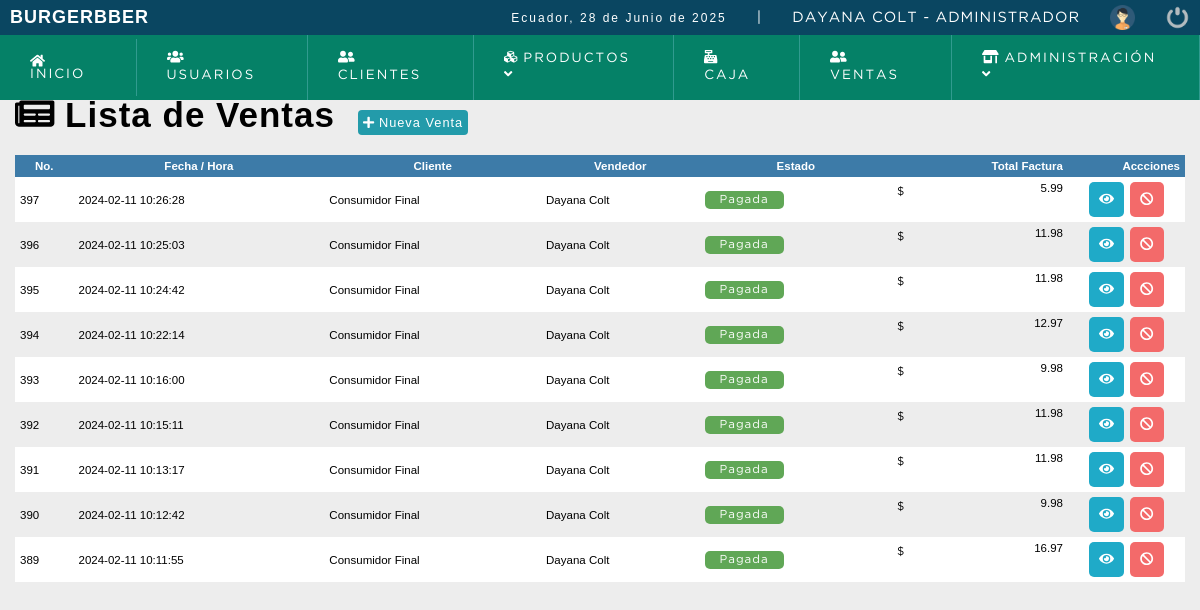
The app's page /sistema/ventas.php (signed in), older data.
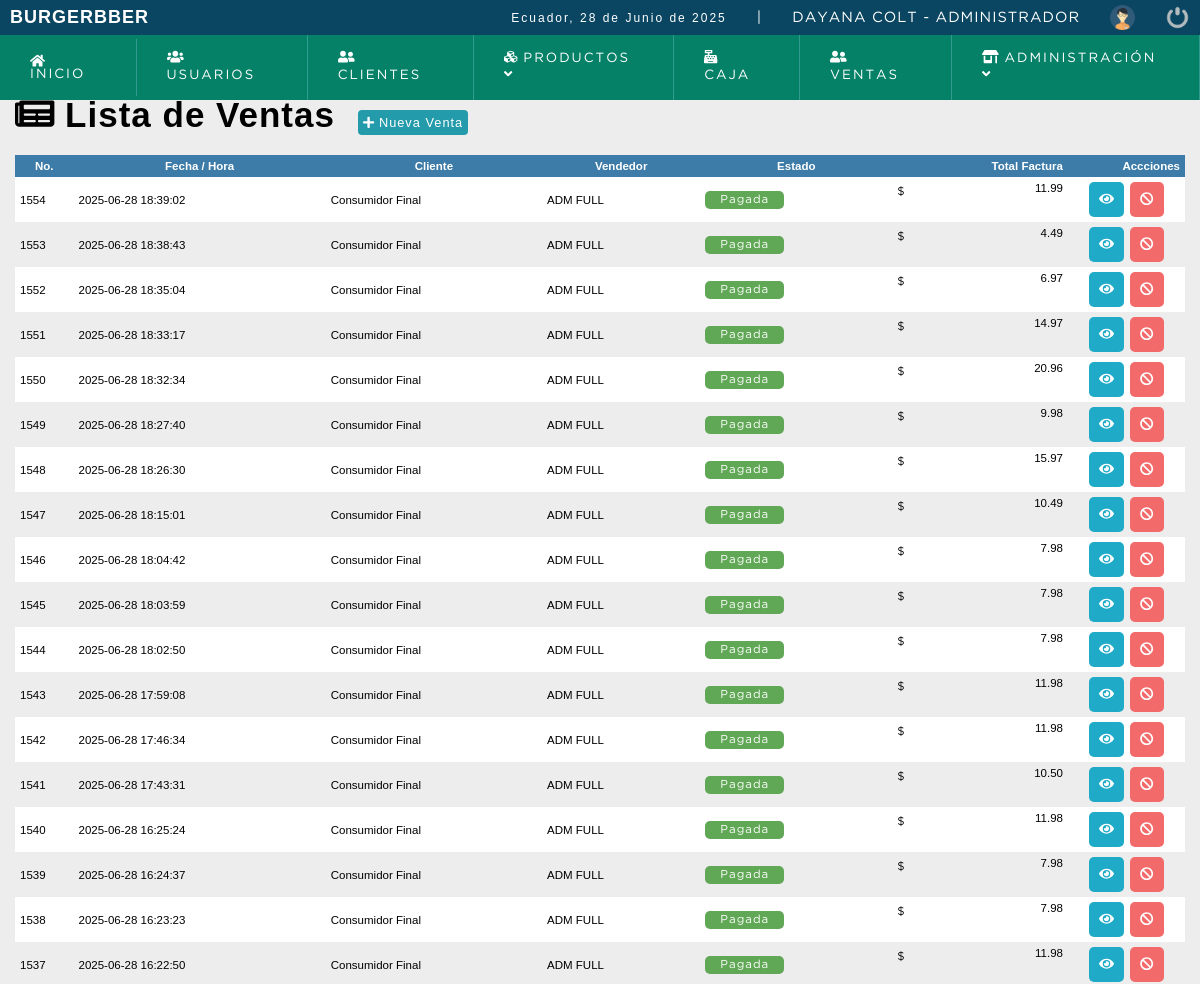
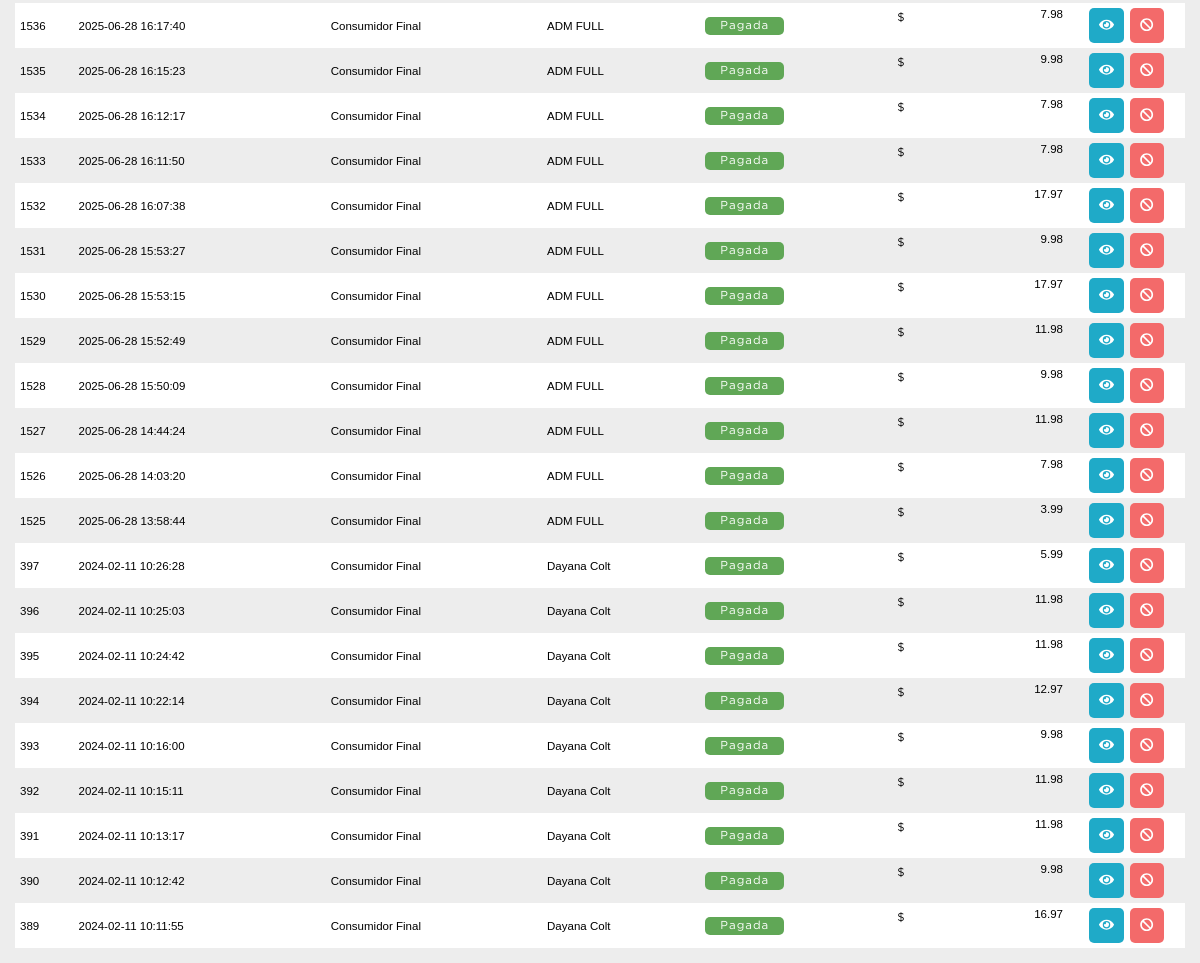
The same page, newer data (2 pictures, top to bottom).
### tables this page shows
CREATE TABLE IF NOT EXISTS `factura` (
  `nofactura` bigint NOT NULL AUTO_INCREMENT,
  `fecha` datetime NOT NULL DEFAULT CURRENT_TIMESTAMP,
  `usuario` int DEFAULT NULL,
  `codcliente` int DEFAULT NULL,
  `mesa` int NOT NULL,
  `totalfactura` decimal(10,2) DEFAULT NULL,
  `tipopago` int NOT NULL,
  `codigopago` varchar(20) DEFAULT NULL,
  `cupon` varchar(20) DEFAULT NULL,
  `caja` int DEFAULT NULL,
  `id_cierre` int DEFAULT NULL,
  `estatus` int NOT NULL DEFAULT '1',
  PRIMARY KEY (`nofactura`)
);

CREATE TABLE IF NOT EXISTS `clientes` (
  `id` int NOT NULL AUTO_INCREMENT,
  `usuario` varchar(10) NOT NULL,
  `nombre` varchar(20) NOT NULL,
  `p_apellido` varchar(20) NOT NULL,
  `s_apellido` varchar(20) NOT NULL,
  `correo_c` text NOT NULL,
  `direccion` text NOT NULL,
  `telefono` varchar(20) NOT NULL,
  `dateadd` datetime NOT NULL,
  `estatus` int NOT NULL DEFAULT '1',
  PRIMARY KEY (`id`)
);

CREATE TABLE IF NOT EXISTS `usuario` (
  `id` int NOT NULL,
  `usuario` int NOT NULL,
  `nombre` varchar(20) NOT NULL,
  `apellido` varchar(20) NOT NULL,
  `correo` text NOT NULL,
  `clave` varchar(100) NOT NULL,
  `rol` int NOT NULL,
  `lugar` int NOT NULL DEFAULT '0',
  `estatus` int NOT NULL DEFAULT '1',
  PRIMARY KEY (`usuario`),
  KEY `usuario_ibfk_1` (`rol`)
);

### sistema/includes/functions.php (called while the page is built, shortened)
<?php
	function fechaC(){
		$mes = array("","Enero",
					  "Febrero",
					  "Marzo",
					  "Abril",
					  "Mayo",
					  "Junio",
					  "Julio",
					  "Agosto",
					  "Septiembre",
					  "Octubre",
					  "Noviembre",
					  "Diciembre");
		return date('d')." de ". $mes[date('n')] . " de " . date('Y');
	}
 ?>

### sistema/ventas.php (the view, shortened to what this page needs)
<!DOCTYPE html>
<html lang="en">
<head>
	<?php include "includes/scripts.php"; ?>
</head>
<body>
	<?php include "includes/header.php"; ?>
	<section id="container">
		<h1><i class="fas fa-newspaper"></i> Lista de Ventas</h1>
		<?php
					if($_SESSION['rol'] == 1){
 					?>
		<a href="nueva_venta.php" class="btn_new"> <i class="fas fa-plus"></i> Nueva Venta</a>
		<?php } ?>
		<table id="myTable">
			<thead>
			<tr>
				<th class="wd5">No.</th>
				<th>Fecha / Hora</th>
				<th>Cliente</th>
				<th>Vendedor</th>
				<th>Estado</th>
				<th class="textright">Total Factura</th>
				<th class="textright wd10">Accciones</th>
			</tr>
			</thead>
			<?php
			$query = mysqli_query($conection,"SELECT f.nofactura,f.fecha,f.totalfactura,f.codcliente,f.estatus, u.nombre as vendedorn, u.apellido as vendedora, cl.nombre as clienten,
				cl.p_apellido as clientea1
				FROM factura f
				INNER JOIN usuario u
				ON f.usuario = u.usuario
				INNER JOIN clientes cl
				ON f.codcliente = cl.usuario
				WHERE f.estatus !=4
				ORDER BY f.fecha DESC ");
			$result = mysqli_num_rows($query);
			if($result > 0){
				while ($data= mysqli_fetch_array($query)){
					if($data ["estatus"]== 1){
							$estado = '<span class="pagada">Pagada</span>';
					}else if($data ["estatus"]== 2){
							$estado = '<span class="anulada">Anulada</span>';
					}else{
							$estado = '<span class="pagada inactive">Cerrada</span>';
					}
			?>
			<tr id="row_<?php echo $data["nofactura"];?>">
				<td><?php echo $data["nofactura"];?></td>
				<td><?php echo $data["fecha"];?></td>
				<td><?php echo $data["clienten"];?> <?php echo $data["clientea1"];?> </td>
				<td><?php echo $data["vendedorn"];?> <?php echo $data["vendedora"];?></td>
				<td><?php echo $estado?> </td>
				<td class="textright totalfactura"><span>$ </span><?php echo $data["totalfactura"];?></td>
				<td >
					<div class="div_acciones">
						<div>
							<button class="btn_view view_factura" type="button" cl="<?php echo $data["codcliente"];?>" f="<?php echo $data["nofactura"];?>"><i class="fas fa-eye"></i></button>
						</div>
					<?php
					if($_SESSION['rol'] == 1 || $_SESSION['rol'] == 2){
						if($data['estatus'] == 1 OR $data['estatus'] == 2 )
						{
						?>
					<div class="div_factura">
							<button class="btn_anular anular_factura" fac="<?php echo $data["nofactura"];?>"><i class="fas fa-ban"></i></button>
						</div>
					<?php }else{ ?>
						<div class="div_factura">
							<button type="button" class="btn_anular inactive" ><i class="fas fa-ban"></i></button>
						</div>
					<?php }
					} ?>
				</div>
				</td>
			</tr>
			<?php
				}
			}
			?>
		</table>
	</section>
</body>
</html>

### sistema/includes/scripts.php (shortened to what this page needs)
<link rel="stylesheet" href="./css/style.css">
<link rel="stylesheet" href="./css/responsive.css">
<link rel="stylesheet" href="https://cdn.jsdelivr.net/npm/sweetalert2@11.10.5/dist/sweetalert2.min.css">
<link rel="stylesheet" href="https://cdn.datatables.net/1.13.6/css/jquery.dataTables.min.css">
<link rel="stylesheet" href="https://cdn.datatables.net/buttons/1.2.1/css/buttons.dataTables.min.css">
<link rel="stylesheet" href="https://cdn.jsdelivr.net/npm/select2@4.1.0-rc.0/dist/css/select2.min.css">
<?php include "functions.php";?>

### sistema/includes/header.php (shortened to what this page needs)
<header>
		<div class="header">
			<h1>BURGERBBER</h1>
			<div class="optionsBar">
				<p class="fecha">Ecuador, <?php echo fechaC(); ?></p>
				<span class="fecha">|</span>
				<span class="user"><?php echo $_SESSION['nombre']." ".$_SESSION['apellido']." - ".$_SESSION['rol_name']; ?></span>
				<img class="photouser" src="img/user.png" alt="Usuario">
				<a href="salir.php" class="optionsBarSalir"><img class="close" src="img/salir.png" alt="Salir del Sistema" title="Salir"></a>
			</div>
		</div>
		<?php include"nav.php";?>
	</header>

### sistema/includes/nav.php (shortened to what this page needs)
<nav>
			<ul>
				<li><a href="index.php"><i class="fas fa-home"></i> Inicio</a></li>
					<?php
					if($_SESSION['rol'] == 1){
 					?>
				<li class="principal">
					<a href="lista_usuarios.php"><i class="fas fa-users"></i> Usuarios <span class="arrow"></span></a>
				</li>
				<?php } ?>
				<li class="principal">
					<a href="lista_clientes.php"><i class="fas fa-user-friends"></i> Clientes <span class="arrow"></span></a>
				</li>
				<li class="principal">
					<a href="#"><i class="fas fa-cubes"></i> Productos <span class="arrow"><i class="fas fa-angle-down"></i></span></a>
				</li>
				<li class="principal">
				    <a href="#" onclick="abrirModoVentas(); return false;">
				        <i class="fas fa-cash-register"></i> Caja <span class="arrow"></span>
				    </a>
				</li>
				<li class="principal">
					<a href="ventas.php"><i class="fas fa-user-friends"></i> Ventas <span class="arrow"></span></a>
				</li>
				<li class="principal">
					<a href="#"><i class="fas fa-store-alt"></i> Administración  <span class="arrow"></i><i class="fas fa-angle-down"></i></span></a>
				</li>
			</ul>
		</nav>

### sistema/css/style.css (style rules this page uses)
* { margin: 0; padding: 0; box-sizing: border-box; }
body { background: #ededed; font-size: 0.8rem; }
h1, h2, h3, h4, h5, h6 { font-family: 'arial'; font-weight: bold; letter-spacing: 1px; }
h1 { font-size: 18px; }
p { font-family: 'arial'; letter-spacing: 2px; font-size: 12px; line-height: 20px; }
a { text-decoration: none; font-family: arial; letter-spacing: 1px; }
span { font-family: 'GothamBook'; letter-spacing: 1px; font-size: 10x; line-height: 20px; }
header { position: fixed; width: 100%; z-index: 10; }
.header { color: #FFF; background: #0a4661; height: 35px; display: -webkit-flex; display: -moz-flex; display: -ms-flex; display: -o-flex; display: flex; justify-content: space-between; align-items: center; padding: 10px; }
.optionsBar { display: -webkit-flex; display: -moz-flex; display: -ms-flex; display: -o-flex; display: flex; justify-content: center; align-items: center; }
.optionsBar span { color: #FFF; font-size: 11pt; font-family: 'GothamBook'; text-transform: uppercase; margin-left: 30px; }
.photouser { margin-left: 30px; width: 25px; height: 25px; }
.close { width: 25px; height: 25px; }
.optionsBar a { display: -webkit-flex; display: -moz-flex; display: -ms-flex; display: -o-flex; display: flex; margin-left: 30px; }
nav ul { background: #058167; list-style: none; display: -webkit-flex; display: -moz-flex; display: -ms-flex; display: -o-flex; display: flex; justify-content: left; align-items: center; }
nav ul > li a { position: relative; }
nav a { color: #FFF; display: block; font-size: 10pt; font-family: 'GothamBook'; padding: 15px 30px; text-transform: uppercase; letter-spacing: 2px; transition: background .5s; border-right: 1px solid #319B8F; }
nav .principal > a { background-position-x: 0%; background-position-y: 0%; background-size: auto auto; background-position: 94% center; background-size: 10px; }
#container { padding: 90px 15px 15px; }
#container h1 { font-size: 35px; display: inline-block; }
.btn_new { display: inline-block; background: #239baa; color: #FFF; padding: 5px; border-radius: 4px; margin: 20px; }
table { border-collapse: collapse; font-size: 0.9em; font-family: 'arial'; width:100%; }
table th { text-align: center; padding: 5px; background: #3d7ba8; color: #FFF; }
table tr:nth-child(odd) { background: #FFF; }
table td { padding: 5px; }
.wd5 { width: 5%; }
.wd10 { width: 10%; }
.textright { text-align: right; }
.btn_view { background-color: #1faac8; border: 0; border-radius: 5px; cursor: pointer; padding: 10px; margin: 0 3px; color: #FFF; }
.btn_anular { background-color: #f36a6a; border: 0; border-radius: 5px; cursor: pointer; padding: 10px; margin: 0 3px; color: #FFF; }
.div_acciones { display: -webkit-flex; display: -moz-flex; display: -ms-flex; display: -o-flex; display: flex; justify-content: center; }
.totalfactura { display: -webkit-flex; display: -moz-flex; display: -ms-flex; display: -o-flex; display: flex; justify-content: space-between; }
.pagada, .anulada { color: #FFF; background: #60a756; text-align: center; border-radius: 5px; padding: 4px 15px; }

Row changes from the older to the newer data that the page shows:
added factura: nofactura "1554", fecha "2025-06-28 18:39:02", clientes.nombre "Consumidor", clientes.p_apellido "Final", usuario.nombre "ADM", usuario.apellido "FULL", estatus "Pagada", totalfactura "11.99"
added factura: nofactura "1553", fecha "2025-06-28 18:38:43", clientes.nombre "Consumidor", clientes.p_apellido "Final", usuario.nombre "ADM", usuario.apellido "FULL", estatus "Pagada", totalfactura "4.49"
added factura: nofactura "1552", fecha "2025-06-28 18:35:04", clientes.nombre "Consumidor", clientes.p_apellido "Final", usuario.nombre "ADM", usuario.apellido "FULL", estatus "Pagada", totalfactura "6.97"
added factura: nofactura "1551", fecha "2025-06-28 18:33:17", clientes.nombre "Consumidor", clientes.p_apellido "Final", usuario.nombre "ADM", usuario.apellido "FULL", estatus "Pagada", totalfactura "14.97"
added factura: nofactura "1550", fecha "2025-06-28 18:32:34", clientes.nombre "Consumidor", clientes.p_apellido "Final", usuario.nombre "ADM", usuario.apellido "FULL", estatus "Pagada", totalfactura "20.96"
added factura: nofactura "1549", fecha "2025-06-28 18:27:40", clientes.nombre "Consumidor", clientes.p_apellido "Final", usuario.nombre "ADM", usuario.apellido "FULL", estatus "Pagada", totalfactura "9.98"
added factura: nofactura "1548", fecha "2025-06-28 18:26:30", clientes.nombre "Consumidor", clientes.p_apellido "Final", usuario.nombre "ADM", usuario.apellido "FULL", estatus "Pagada", totalfactura "15.97"
added factura: nofactura "1547", fecha "2025-06-28 18:15:01", clientes.nombre "Consumidor", clientes.p_apellido "Final", usuario.nombre "ADM", usuario.apellido "FULL", estatus "Pagada", totalfactura "10.49"
added factura: nofactura "1546", fecha "2025-06-28 18:04:42", clientes.nombre "Consumidor", clientes.p_apellido "Final", usuario.nombre "ADM", usuario.apellido "FULL", estatus "Pagada", totalfactura "7.98"
added factura: nofactura "1545", fecha "2025-06-28 18:03:59", clientes.nombre "Consumidor", clientes.p_apellido "Final", usuario.nombre "ADM", usuario.apellido "FULL", estatus "Pagada", totalfactura "7.98"
added factura: nofactura "1544", fecha "2025-06-28 18:02:50", clientes.nombre "Consumidor", clientes.p_apellido "Final", usuario.nombre "ADM", usuario.apellido "FULL", estatus "Pagada", totalfactura "7.98"
added factura: nofactura "1543", fecha "2025-06-28 17:59:08", clientes.nombre "Consumidor", clientes.p_apellido "Final", usuario.nombre "ADM", usuario.apellido "FULL", estatus "Pagada", totalfactura "11.98"
added factura: nofactura "1542", fecha "2025-06-28 17:46:34", clientes.nombre "Consumidor", clientes.p_apellido "Final", usuario.nombre "ADM", usuario.apellido "FULL", estatus "Pagada", totalfactura "11.98"
added factura: nofactura "1541", fecha "2025-06-28 17:43:31", clientes.nombre "Consumidor", clientes.p_apellido "Final", usuario.nombre "ADM", usuario.apellido "FULL", estatus "Pagada", totalfactura "10.50"
added factura: nofactura "1540", fecha "2025-06-28 16:25:24", clientes.nombre "Consumidor", clientes.p_apellido "Final", usuario.nombre "ADM", usuario.apellido "FULL", estatus "Pagada", totalfactura "11.98"
added factura: nofactura "1539", fecha "2025-06-28 16:24:37", clientes.nombre "Consumidor", clientes.p_apellido "Final", usuario.nombre "ADM", usuario.apellido "FULL", estatus "Pagada", totalfactura "7.98"
added factura: nofactura "1538", fecha "2025-06-28 16:23:23", clientes.nombre "Consumidor", clientes.p_apellido "Final", usuario.nombre "ADM", usuario.apellido "FULL", estatus "Pagada", totalfactura "7.98"
added factura: nofactura "1537", fecha "2025-06-28 16:22:50", clientes.nombre "Consumidor", clientes.p_apellido "Final", usuario.nombre "ADM", usuario.apellido "FULL", estatus "Pagada", totalfactura "11.98"
added factura: nofactura "1536", fecha "2025-06-28 16:17:40", clientes.nombre "Consumidor", clientes.p_apellido "Final", usuario.nombre "ADM", usuario.apellido "FULL", estatus "Pagada", totalfactura "7.98"
added factura: nofactura "1535", fecha "2025-06-28 16:15:23", clientes.nombre "Consumidor", clientes.p_apellido "Final", usuario.nombre "ADM", usuario.apellido "FULL", estatus "Pagada", totalfactura "9.98"
added factura: nofactura "1534", fecha "2025-06-28 16:12:17", clientes.nombre "Consumidor", clientes.p_apellido "Final", usuario.nombre "ADM", usuario.apellido "FULL", estatus "Pagada", totalfactura "7.98"
added factura: nofactura "1533", fecha "2025-06-28 16:11:50", clientes.nombre "Consumidor", clientes.p_apellido "Final", usuario.nombre "ADM", usuario.apellido "FULL", estatus "Pagada", totalfactura "7.98"
added factura: nofactura "1532", fecha "2025-06-28 16:07:38", clientes.nombre "Consumidor", clientes.p_apellido "Final", usuario.nombre "ADM", usuario.apellido "FULL", estatus "Pagada", totalfactura "17.97"
added factura: nofactura "1531", fecha "2025-06-28 15:53:27", clientes.nombre "Consumidor", clientes.p_apellido "Final", usuario.nombre "ADM", usuario.apellido "FULL", estatus "Pagada", totalfactura "9.98"
added factura: nofactura "1530", fecha "2025-06-28 15:53:15", clientes.nombre "Consumidor", clientes.p_apellido "Final", usuario.nombre "ADM", usuario.apellido "FULL", estatus "Pagada", totalfactura "17.97"
added factura: nofactura "1529", fecha "2025-06-28 15:52:49", clientes.nombre "Consumidor", clientes.p_apellido "Final", usuario.nombre "ADM", usuario.apellido "FULL", estatus "Pagada", totalfactura "11.98"
added factura: nofactura "1528", fecha "2025-06-28 15:50:09", clientes.nombre "Consumidor", clientes.p_apellido "Final", usuario.nombre "ADM", usuario.apellido "FULL", estatus "Pagada", totalfactura "9.98"
added factura: nofactura "1527", fecha "2025-06-28 14:44:24", clientes.nombre "Consumidor", clientes.p_apellido "Final", usuario.nombre "ADM", usuario.apellido "FULL", estatus "Pagada", totalfactura "11.98"
added factura: nofactura "1526", fecha "2025-06-28 14:03:20", clientes.nombre "Consumidor", clientes.p_apellido "Final", usuario.nombre "ADM", usuario.apellido "FULL", estatus "Pagada", totalfactura "7.98"
added factura: nofactura "1525", fecha "2025-06-28 13:58:44", clientes.nombre "Consumidor", clientes.p_apellido "Final", usuario.nombre "ADM", usuario.apellido "FULL", estatus "Pagada", totalfactura "3.99"
